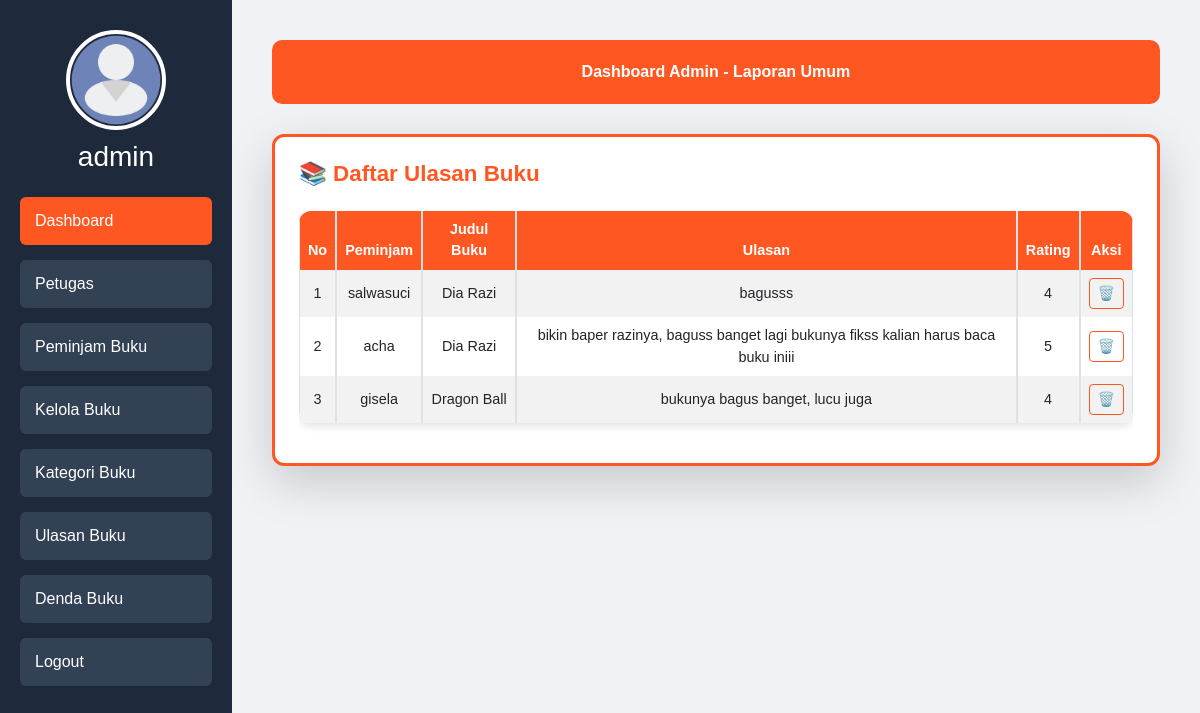
The page /modul/admin.php?page=ulasan (signed in) on the database its author committed.
### tables this page shows
CREATE TABLE `ulasanbuku` (
  `UlasanID` int(11) NOT NULL,
  `UserID` int(11) DEFAULT NULL,
  `BukuID` int(11) DEFAULT NULL,
  `Ulasan` text,
  `Rating` int(11) DEFAULT NULL
);

CREATE TABLE `user` (
  `UserID` int(11) NOT NULL,
  `Username` varchar(255) DEFAULT NULL,
  `Password` varchar(255) DEFAULT NULL,
  `confirm_password` varchar(255) DEFAULT NULL,
  `Email` varchar(255) DEFAULT NULL,
  `NamaLengkap` varchar(255) DEFAULT NULL,
  `Alamat` text,
  `Role` enum('admin','petugas','peminjam') NOT NULL
);

CREATE TABLE `buku` (
  `BukuID` int(11) NOT NULL,
  `Judul` varchar(255) DEFAULT NULL,
  `gambar` varchar(100) NOT NULL,
  `Penulis` varchar(255) DEFAULT NULL,
  `Penerbit` varchar(255) DEFAULT NULL,
  `TahunTerbit` int(11) DEFAULT NULL
);

### modul/ulasan_output.php (the view, shortened to what this page needs)
<?php
$db = new Database();
$conn = $db->conn;
$ulasanQuery = $conn->query("SELECT ulasanbuku.*, user.NamaLengkap, buku.Judul
FROM ulasanbuku
JOIN user ON ulasanbuku.UserID = user.UserID
JOIN buku ON ulasanbuku.BukuID = buku.BukuID
ORDER BY ulasanbuku.UlasanID DESC");
?>
<div class="col-12 mx-auto">
    <div class="card shadow-lg p-4 card-custom border-3" style="border-color: #FF5722; margin-top:10px;">
        <h4 class="text-orange">📚 Daftar Ulasan Buku</h4>
        <div class="table-responsive">
            <table class="table table-bordered table-striped align-middle">
            <thead>
    <tr>
        <th>No</th>
        <th>Peminjam</th>
        <th>Judul Buku</th>
        <th>Ulasan</th>
        <th>Rating</th>
        <?php if ($_SESSION['role'] === 'admin') : ?>
            <th>Aksi</th>
        <?php endif; ?>
    </tr>
</thead>
<tbody>
<?php $no = 1; ?>
<?php while ($row = $ulasanQuery->fetch(PDO::FETCH_ASSOC)) { ?>
    <tr>
        <td><?= $no++; ?></td>
        <td><?= htmlspecialchars($row['NamaLengkap']); ?></td>
        <td><?= htmlspecialchars($row['Judul']); ?></td>
        <td><?= htmlspecialchars($row['Ulasan']); ?></td>
        <td><?= htmlspecialchars($row['Rating']); ?></td>
        <?php if ($_SESSION['role'] === 'admin') : ?>
            <td>
                <a href="ulasan_inputan.php?delete=<?= $row['UlasanID'] ?>"
                   class="btn btn-outline-danger btn-sm"
                   onclick="return confirm('Yakin hapus data?')"
                   style="border-color: #FF5722; color: #FF5722;">🗑️</a>
            </td>
        <?php endif; ?>
    </tr>
<?php } ?>
</tbody>
            </table>
        </div>
    </div>
</div>

### modul/admin.php (style rules this page uses)
body { font-family: "Poppins", sans-serif; background: #f0f2f5; margin: 0; display: flex; height: 100vh; overflow: hidden; }
.card { background: #fff; padding: 25px; border-radius: 12px; box-shadow: 0 6px 12px rgba(0, 0, 0, 0.1); text-align: center; transition: transform 0.3s, box-shadow 0.3s; }

### modul/ulasan_output.php (style rules this page uses)
.text-orange { color: #FF5722; font-weight: 600; font-size: 1.4rem; position: relative; display: inline-block; padding-bottom: 5px; text-align:left; }
.table-responsive { max-height: 300px; overflow-y: auto; margin-top:10px; }
.table { font-size: 0.9rem; width: 100%; border-collapse: separate; border-spacing: 0; border-radius: 12px; overflow: hidden; box-shadow: 0 4px 8px rgba(0, 0, 0, 0.1); }
.table thead th { background-color: #FF5722; color: #fff; text-align: center; }
.table td, .table th { padding: 8px; }

### rows shown on the page
ulasanbuku: UserID.NamaLengkap "salwasuci", BukuID.Judul "Dia Razi", Ulasan "bagusss", Rating "4"
ulasanbuku: UserID.NamaLengkap "acha", BukuID.Judul "Dia Razi", Ulasan "bikin baper razinya, baguss banget lagi bukunya fikss kalian harus baca buku iniii", Rating "5"
ulasanbuku: UserID.NamaLengkap "gisela", BukuID.Judul "Dragon Ball", Ulasan "bukunya bagus banget, lucu juga", Rating "4"

### other values the page prints
$_SESSION['username'] "admin"
